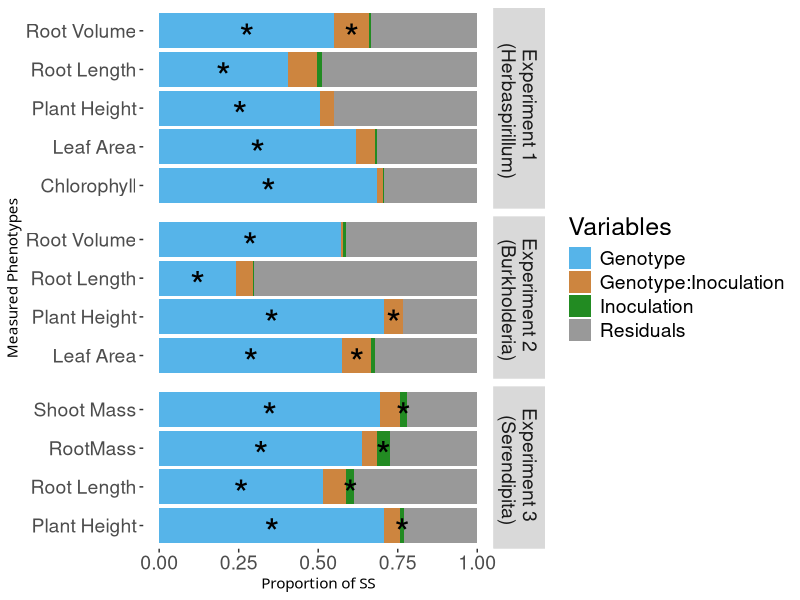

The R script that drew this image:
# This script will combine the analysis and create final figures for my final combined data. 

getwd()                      # PLEASE CHANGE WD
setwd("/home/coreyschultz/1.Projects/2.Maize.Endophyte.Project/Final_Data_and_Figs")
getwd()
library(tidyr)
library(tidyverse)
library(broom)
library(ggplot2)
library(car)
library(data.table)
library(ggpubr)

Herb_data = read.csv("Final_Herb_Data.csv", sep =",")
Burk_data = read.csv("Final_Burk_Data.csv", sep =",")
Serendip_data = read.csv("Final_Sbecsii_Data.csv", sep =",")

names(Herb_data) <- c("Genotype", "Condition", "Rep", "Endophyte","Chlorophyll1","Chlorophyll2","Chlorophyll3",
                      "PlantHeight","LeafArea","RootLength","RootVolume","Group_or_Date")
names(Burk_data) <- c("Genotype", "Condition", "Rep", "Endophyte",
                      "PlantHeight","LeafArea","RootLength","RootVolume")
names(Serendip_data) <- c("Genotype", "Condition", "Rep", "Endophyte",
                          "PlantHeight","RootLength","RootMass","ShootMass")

Serendip_data$Condition <- gsub('C', 'Control', Serendip_data$Condition)
Serendip_data$Condition <- gsub('I', 'Inoculated', Serendip_data$Condition)
Herb_data$Condition <- gsub('C', 'Control', Herb_data$Condition)
Herb_data$Condition <- gsub('I', 'Inoculated', Herb_data$Condition)
Burk_data$Condition <- gsub('C', 'Control', Burk_data$Condition)
Burk_data$Condition <- gsub('I', 'Inoculated', Burk_data$Condition)


# number of variables in our model + residuals
n = 4

# Serendipita #Drop rep
SereResultsT1 <- data.frame()
SereResultsT1 <- data.frame(PlantHeight=numeric(n),RootLength=numeric(n),RootMass=numeric(n),ShootMass=numeric(n))
rownames(SereResultsT1) <- c("Genotype","Inoculation","Genotype:Inoculation", "Residuals")

myvars <- names(Serendip_data[5:8]) # create a list of traits
Signif_list <- list()

for( m in myvars){
  print(m)
  print(as.name(m))
  linmod <- lm(Serendip_data[[m]] ~ Genotype + Condition + Genotype:Condition, data = Serendip_data)
  HPH1 <- anova(linmod)
  print(HPH1)
  SereResultsT1[[m]] <- c(HPH1[1,2],HPH1[2,2],HPH1[3,2],HPH1[4,2])
  itlist = HPH1[,5]
  Signif_list <- append(Signif_list, itlist)
}

#Get rid of the NAs from residuals
Signif_list[is.na(Signif_list)] = 1
Signif_list

# Convert these p values to *
for( s in 1:length(Signif_list)){
  #print(s)
  if (Signif_list[s] < .05){
    Signif_list[s] <- '*'
    #print("True")
  } else {
    Signif_list[s] <- " "
    #print("False")
  }
}
Signif_list

# Now Normalize all the columns
ST1 <- SereResultsT1

ST1[] <- lapply(ST1[], function(x) x/sum(x))
setDT(ST1, keep.rownames = TRUE)[]

SereT1_long <- ST1 %>%
  gather(ST1, value,PlantHeight:ShootMass)

SereT1_long$Signif <- Signif_list


# Herbaspirillum

# Average Chlorophyll together
Herb_data$Chlorophyll <- rowMeans(Herb_data[ , c("Chlorophyll1","Chlorophyll2","Chlorophyll3")], na.rm=TRUE)

HerbResultsT1 <- data.frame(Chlorophyll=numeric(n),PlantHeight=numeric(n),LeafArea=numeric(n),RootLength=numeric(n),RootVolume=numeric(n))
rownames(HerbResultsT1) <- c("Genotype","Inoculation","Genotype:Inoculation", "Residuals")

herb_cols <- c(13, 8:11)
myvars <- names(Herb_data[,herb_cols]) # create a list of traits
Signif_list <- list()

for( m in myvars){
  print(m)
  print(as.name(m))
  linmod <- lm(Herb_data[[m]] ~ Genotype + Condition + Genotype:Condition, data = Herb_data)
  HPH1 <- anova(linmod)
  print(HPH1)
  HerbResultsT1[[m]] <- c(HPH1[1,2],HPH1[2,2],HPH1[3,2],HPH1[4,2])
  itlist = HPH1[,5]
  Signif_list <- append(Signif_list, itlist)
}

#Get rid of the NAs from residuals
Signif_list[is.na(Signif_list)] = 1
Signif_list

# Convert these p values to *
for( s in 1:length(Signif_list)){
  #print(s)
  if (Signif_list[s] < .05){
    Signif_list[s] <- '*'
    #print("True")
  } else {
    Signif_list[s] <- " "
    #print("False")
  }
}
Signif_list

# Now Normalize all the columns
HerbT1 <- HerbResultsT1

HerbT1[] <- lapply(HerbT1[], function(x) x/sum(x))
setDT(HerbT1, keep.rownames = TRUE)[]

HerbT1_long <- HerbT1 %>%
  gather(HerbT1, value,Chlorophyll:RootVolume)

HerbT1_long$Signif <- Signif_list


# Burkholderia
Burk_data$RootLength <- as.numeric(Burk_data$RootLength)
Burk_data$RootVolume <- as.numeric(Burk_data$RootVolume)

burkResultsT1 <- data.frame(PlantHeight=numeric(n),LeafArea=numeric(n),RootLength=numeric(n),RootVolume=numeric(n))
rownames(burkResultsT1) <- c("Genotype","Inoculation","Genotype:Inoculation", "Residuals")

myvars <- names(Burk_data[5:8]) # create a list of traits
Signif_list <- list()

for( m in myvars){
  print(m)
  print(as.name(m))
  linmod <- lm(Burk_data[[m]] ~ Genotype + Condition + Genotype:Condition, data = Burk_data)
  HPH1 <- anova(linmod)
  print(HPH1)
  burkResultsT1[[m]] <- c(HPH1[1,2],HPH1[2,2],HPH1[3,2],HPH1[4,2])
  itlist = HPH1[,5]
  Signif_list <- append(Signif_list, itlist)
}

#Get rid of the NAs from residuals
Signif_list[is.na(Signif_list)] = 1
Signif_list

# Convert these p values to *
for( s in 1:length(Signif_list)){
  #print(s)
  if (Signif_list[s] < .05){
    Signif_list[s] <- '*'
    #print("True")
  } else {
    Signif_list[s] <- " "
    #print("False")
  }
}
Signif_list

# Now Normalize all the columns
BurkT1 <- burkResultsT1

BurkT1[] <- lapply(BurkT1[], function(x) x/sum(x))
setDT(BurkT1, keep.rownames = TRUE)[]

BurkT1_long <- BurkT1 %>%
  gather(BurkT1, value,PlantHeight:RootVolume)

BurkT1_long$Signif <- Signif_list


# Endophytes included in Name: don't like that but without empty faceting
SereT1_long["Endophyte"] <- "Experiment 3 \n (Serendipita)"
HerbT1_long["Endophyte"] <- "Experiment 1 \n (Herbaspirillum)"
BurkT1_long["Endophyte"] <- "Experiment 2 \n (Burkholderia)"


names(SereT1_long)[names(SereT1_long) == "ST1"] <- "Phenotype"
names(HerbT1_long)[names(HerbT1_long) == "HerbT1"] <- "Phenotype"
names(BurkT1_long)[names(BurkT1_long) == "BurkT1"] <- "Phenotype"

SandHandB <- rbind(HerbT1_long,BurkT1_long,SereT1_long)

cbPalette <- c("#999999", "forestgreen", "tan3", "#56B4E9", "#F0E442", "#0072B2", "#D55E00", "#CC79A7")

# Add spaces to phenotypes

SandHandB$Phenotype[SandHandB$Phenotype == "PlantHeight"] <- "Plant Height"
SandHandB$Phenotype[SandHandB$Phenotype == "LeafArea"] <- "Leaf Area"
SandHandB$Phenotype[SandHandB$Phenotype == "RootLength"] <- "Root Length"
SandHandB$Phenotype[SandHandB$Phenotype == "RootVolume"] <- "Root Volume"
SandHandB$Phenotype[SandHandB$Phenotype == "ShootMass"] <- "Shoot Mass"

# reorder legend 
SandHandB$rn <- factor(SandHandB$rn, levels = c("Genotype","Genotype:Inoculation","Inoculation","Residuals"))

# why do I need to use another vjust? cus its turned sideways? that is stupid
ggplot(SandHandB, aes(x = Phenotype, y = value, fill = forcats::fct_rev(rn), label = Signif)) + 
  geom_col(position=position_stack()) + theme(axis.text.x = element_text( size = 14)) + 
  theme(axis.text.y = element_text(size = 14)) + 
  labs(fill = "Variables") + geom_text(aes(label = Signif), size = 10, position = position_stack(vjust = 0.5), 
                                       vjust = .75)+ 
  xlab("Measured Phenotypes") + coord_flip() +
  ylab("Proportion of SS") + scale_fill_manual(values=cbPalette) +
  theme(panel.background = element_rect(fill = "white",
                                        colour = "white"), 
        panel.grid.major = element_line(size = 0.5, linetype = 'solid',
                                        colour = "white"), 
        panel.grid.minor = element_line(size = 0.25, linetype = 'solid',
                                        colour = "white")) + 
  facet_grid(rows = vars(Endophyte), drop = TRUE, space = "free", scales = "free", switch = NULL) + 
  theme(legend.position = "right") + theme(axis.line = element_line(colour = "white"), 
                                           panel.border = element_blank()) + 
  theme(legend.title = element_text(size=18)) + theme(legend.text = element_text(size=14)) + 
  theme(strip.text.y = element_text(size = 14)) + theme(plot.title = element_text(size=20)) +
  theme(axis.title.x = element_text(30)) + theme(axis.title.y = element_text(20)) + 
  guides(fill = guide_legend(reverse = TRUE))


# Need to change Genotype: Inoculation name - just changed column names above
SandHandB <- as.data.frame(lapply(SandHandB, function(x) {
  gsub("Genotype:Inoculation", "GenxInoc", x)
}))

# Calculate total variance due to genotype 
SandHandB

# Need to change Genotype: Inoculation name - just changed column names above
SandHandB <- as.data.frame(lapply(SandHandB, function(x) {
   gsub("Genotype:Inoculation", "GenxInoc", x)
 }))

count = 0.0
sum = 0.0

for (row in 1:nrow(SandHandB)){
  if(grepl("GenxInoc", SandHandB[row, 1])){
    count = count + 1
    sum = sum + as.numeric(as.character(SandHandB[row,3]))
    #print(SandHandB[row,3])
  }}

interaction_avg = (sum/count) 
print(interaction_avg)

count = 0.0
sum = 0.0

for (row in 1:nrow(SandHandB)){
  if(grepl("Genotype", SandHandB[row, 1])){
    count = count + 1
    sum = sum + as.numeric(as.character(SandHandB[row,3]))
    #print(SandHandB[row,3])
  }}

Genotype_avg = (sum/count) 
print(Genotype_avg)

print("Interaction over Genotype")
print(interaction_avg / Genotype_avg)
